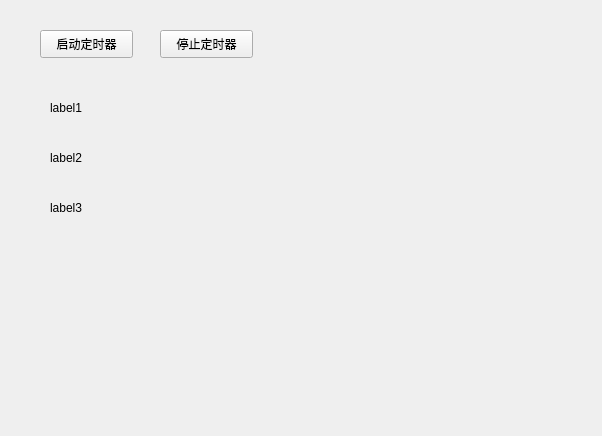
<?xml version="1.0" encoding="UTF-8"?>
<ui version="4.0">
 <class>MyWidget</class>
 <widget class="QWidget" name="MyWidget">
  <property name="geometry">
   <rect>
    <x>0</x>
    <y>0</y>
    <width>602</width>
    <height>436</height>
   </rect>
  </property>
  <property name="windowTitle">
   <string>MyWidget</string>
  </property>
  <widget class="QLabel" name="label">
   <property name="geometry">
    <rect>
     <x>50</x>
     <y>100</y>
     <width>72</width>
     <height>15</height>
    </rect>
   </property>
   <property name="text">
    <string>label1</string>
   </property>
  </widget>
  <widget class="QPushButton" name="pushButton">
   <property name="geometry">
    <rect>
     <x>40</x>
     <y>30</y>
     <width>93</width>
     <height>28</height>
    </rect>
   </property>
   <property name="text">
    <string>启动定时器</string>
   </property>
  </widget>
  <widget class="QPushButton" name="pushButton_2">
   <property name="geometry">
    <rect>
     <x>160</x>
     <y>30</y>
     <width>93</width>
     <height>28</height>
    </rect>
   </property>
   <property name="text">
    <string>停止定时器</string>
   </property>
  </widget>
  <widget class="QLabel" name="label2">
   <property name="geometry">
    <rect>
     <x>50</x>
     <y>150</y>
     <width>72</width>
     <height>15</height>
    </rect>
   </property>
   <property name="text">
    <string>label2</string>
   </property>
  </widget>
  <widget class="QLabel" name="label3">
   <property name="geometry">
    <rect>
     <x>50</x>
     <y>200</y>
     <width>72</width>
     <height>15</height>
    </rect>
   </property>
   <property name="text">
    <string>label3</string>
   </property>
  </widget>
 </widget>
 <layoutdefault spacing="6" margin="11"/>
 <resources/>
 <connections/>
</ui>
